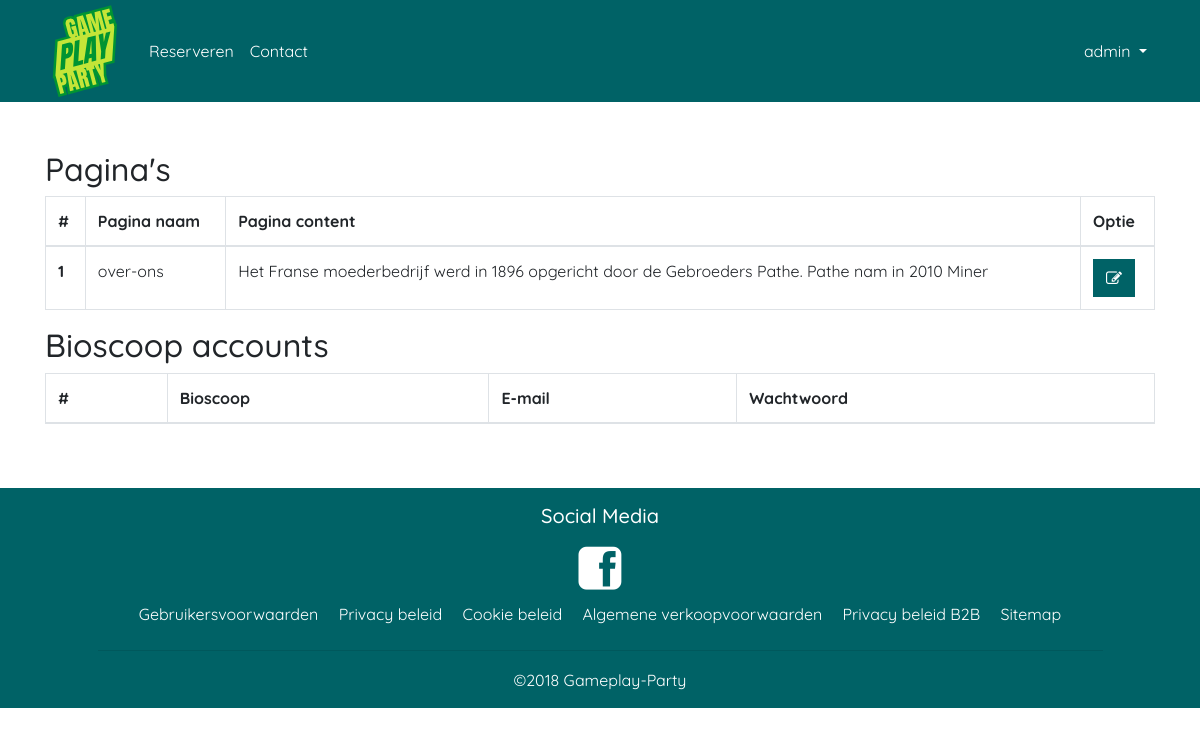
/school/Gameplay-Party/admin/beheren/ (signed in), run on the app's committed database.
### tables this page shows
CREATE TABLE `pages` (
  `page_id` int(11) NOT NULL,
  `page_name` varchar(50) NOT NULL,
  `page_slug` varchar(25) NOT NULL,
  `page_content` text NOT NULL
);

### core/Load.php (called while the page is built)
<?php
  class Load {
    public static function view($file, $vars = array())
    {
      extract($vars);
      $check = explode(",", $file);
      if(!isset($check[1]))
      {
        $file .= ".php";
      }
      require_once APP_PATH."views/assets/header.php";
      require_once APP_PATH."views/".$file;
      require_once APP_PATH."views/assets/footer.php";
    }
  }

### app/controllers/Admin.php (called while the page is built, shortened)
<?php
  class Admin extends Controller {
    public function __construct()
    {
      $this->model = new Admin_model;
    }
    public function beheren()
    {
      $pageQuery = "SELECT * FROM pages";
      $cinemaQuery = "SELECT * FROM users WHERE role_id = 1";;
      $data["pages"] = $this->model->getContent($pageQuery);
      $data["cinemaUsers"] = $this->model->getContent($cinemaQuery);
      Load::view("beheer", $data);
    }
  }

### core/Router.php (called while the page is built, shortened)
<?php
  class Router {
    public function __construct()
    {
      $this->determineDestination($this->getUri());
    }
    private function getUri()
    {
      $url = $_SERVER["REQUEST_URI"];
      $uri = explode("/", $url);
      return $uri;
    }
    private function sendToDestination($className, $method, $params)
    {
			$obj = new $className;
			die(call_user_func_array(array($obj, $method), $params));
    }
    private function determineDestination($uri = "")
    {
      if(isset($uri[3]) && $uri[3] != "")
      {
        if(class_exists($uri[3]))
        {
          $className = $uri[3];
        }
        else
        {
          $className = DEFAULT_CONTROLLER;
        }
			}
      else
      {
        $className = DEFAULT_CONTROLLER;
      }
			if(isset($uri[4]) && $uri[4] != "")
      {
        if(method_exists($className, $uri[4]))
        {
          $method = $uri[4];
        }
        else
        {
          $method = DEFAULT_METHOD;
        }
			}
      else
      {
        $className = DEFAULT_CONTROLLER;
        $method = DEFAULT_METHOD;
      }
      $params = array_slice($uri, 5);
			$this->sendToDestination($className, $method, $params);
    }
  }

### index.php (called while the page is built, shortened)
<?php
  new Router();

### core/Database.php (called while the page is built, shortened)
<?php
class Database
{
    function __construct()
    {
        try {
            $this->conn = new PDO(DB_DSN, DB_USER, DB_PASS);
            $this->conn->setAttribute(PDO::ATTR_ERRMODE, PDO::ERRMODE_EXCEPTION);
            return $this->conn;
        } catch (PDOException $e) {
            echo $e->getMessage();
        }
    }
    public function getAll($sql)
    {
        $stmt = $this->conn->prepare($sql);
        $stmt->execute();
        $read = $stmt->fetchAll(PDO::FETCH_ASSOC);
        return $read;
    }
}

### app/models/Admin_model.php (called while the page is built, shortened)
<?php
  class Admin_model {
    public function __construct()
    {
      $this->db = new Database;
    }
    public function getContent($query)
    {
      $data = $this->db->getAll($query);
      return $data;
    }
  }

### app/views/beheer.php (the view, shortened to what this page needs)
<div class="container">
  <h2>Pagina's</h2>
  <div class="table-responsive">
    <table class="table table-bordered">
      <thead>
        <tr>
          <th scope="col">#</th>
          <th scope="col">Pagina naam</th>
          <th scope="col">Pagina content</th>
          <th scope="col">Optie</th>
        </tr>
      </thead>
      <tbody>
          <?php foreach($pages as $page): ?>
            <tr>
              <th scope="row"><?= $page["page_id"]; ?></th>
              <td><?= $page["page_name"]; ?></td>
              <td><?= substr($page["page_content"], 0, 100); ?></td>
              <td><a href="<?= ROOT; ?>admin/pagina_bewerken/<?= $page["page_id"]; ?>" title="Pagina content bewerken"><button class="btn btn-primary"><i class="fa fa-edit"></i></button></a></td>
            </tr>
          <?php endforeach; ?>
      </tbody>
    </table>
  </div>
  <h2>Bioscoop accounts</h2>
  <div class="table-responsive">
    <table class="table table-bordered">
      <thead>
        <tr>
          <th scope="col">#</th>
          <th scope="col">Bioscoop</th>
          <th scope="col">E-mail</th>
          <th scope="col">Wachtwoord</th>
        </tr>
      </thead>
    </table>
  </div>
</div>

### public/css/style.css (style rules this page uses)
* { font-family: 'Quicksand', sans-serif; }
.btn-primary { background-color: #006266; border-color: #006266; }
.btn { border-radius: 0px !important; }

### data on the page
pages: page_id "1", page_name "over-ons", page_content "Het Franse moederbedrijf werd in 1896 opgericht door de Gebroeders Pathe. Pathe nam in 2010 Miner"

### other printed values
$_SESSION["uid"]["user_name"] "admin"
